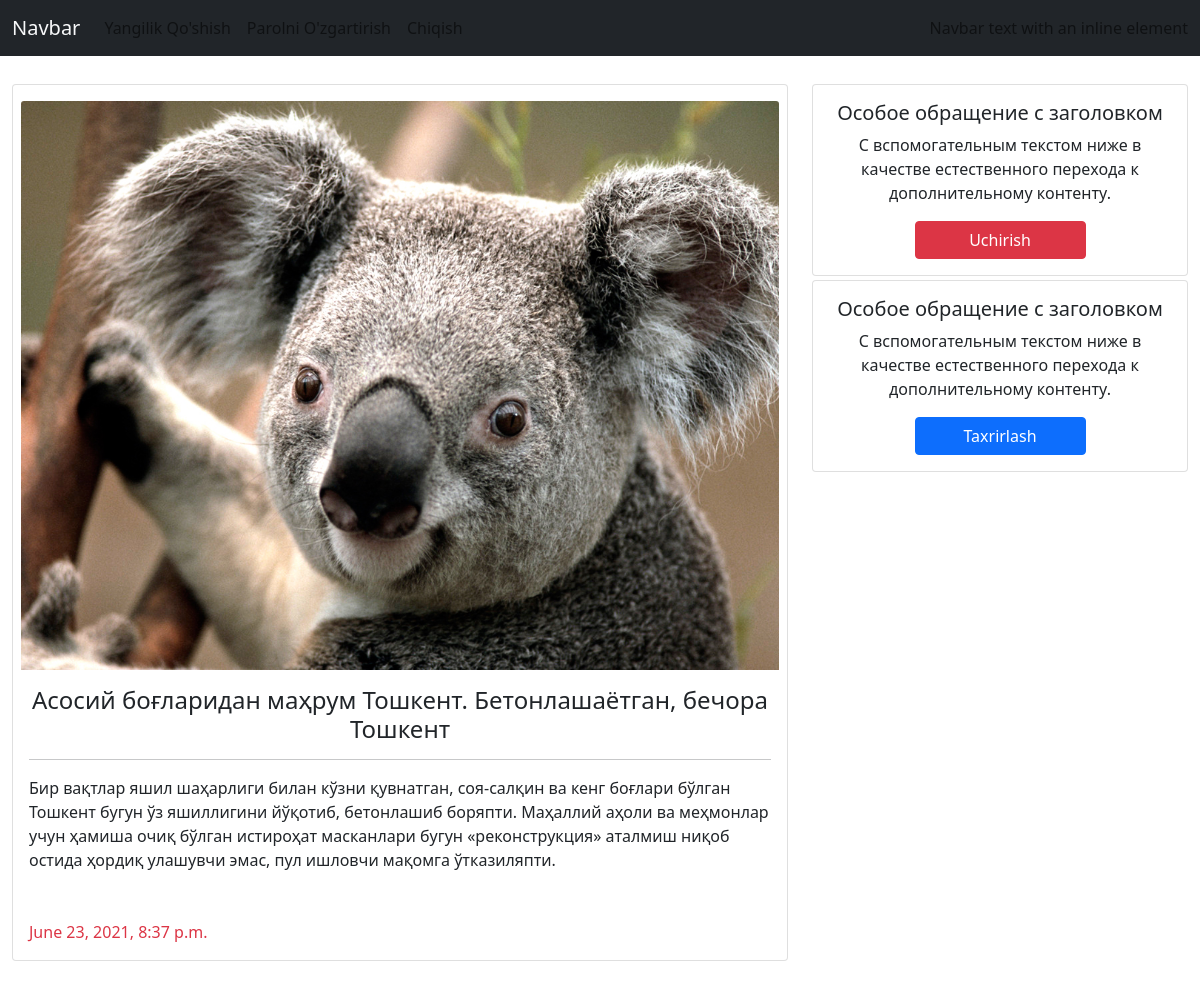
The app's page /articles/29/ (signed in) with its own data.
### Maqola/models.py (models this page shows, shortened)
class Article(models.Model):
    title=models.CharField(max_length=256)
    text=models.TextField()
    photo=models.ImageField(upload_to='images/',blank=True)
    date=models.DateTimeField(auto_now_add=True)
    kurish=models.PositiveIntegerField(null=True, blank=True)
    author=models.ForeignKey(
        get_user_model(),
        on_delete=models.CASCADE
    )

### Maqola/views.py (the view)
# urls.py: path('<int:pk>/',AlerDetailViewsPot.as_view(),name='detail'),
class AlerDetailViewsPot(LoginRequiredMixin,DetailView):
    model=Article
    template_name='detail.html'
    login_url='login'

### templates/detail.html (shortened to what this page needs)
{% extends 'base.html' %}
{% load static %}
{% block content %}
{% if user.is_authenticated %}
<div class="container-fluid mt-4 mb-4 mr-4 ml-4 ">
    <div class="row ">
        <div class="col-xs-12 col-sm-8 mt-1">
            <div class="col">
                <div class="card">
                    <div class='d-flex justify-content-center'>
                        <div class='rasim mt-3'>
                            {% if object.photo %}
                                <img src="{{object.photo.url}}" class="card-img-top" alt="...">
                            {% endif %}
                        </div>
                    </div>
                    <div class="card-body ">
                        <h4 class="card-title text-center">{{object.title}}</h4>
                        <hr>
                        <p class="card-text">{{object.text}}</p>
                    </div>
                    <diw class='row'>
                        <diw class='col-6 m-3 text-danger'>
                            {{object.date}}
                        </div>
                    </div>
                </div>
                <div class='col-sm-4 col-xs-12 '>
                       <center class=''>
                            <div class="row">
                                <div class="col-12 mt-1">
                                    <div class="card">
                                    <div class="card-body">
                                        <h5 class="card-title">Особое обращение с заголовком</h5>
                                        <p class="card-text">С вспомогательным текстом ниже в качестве естественного перехода к дополнительному контенту.</p>
                                        <a href="{% url 'delete' object.pk%}" class='btn btn-danger w-50'>Uchirish</a>
                                    </div>
                                    </div>
                                </div>
                                <div class="col-12 mt-1">
                                    <div class="card">
                                    <div class="card-body">
                                        <h5 class="card-title">Особое обращение с заголовком</h5>
                                        <p class="card-text">С вспомогательным текстом ниже в качестве естественного перехода к дополнительному контенту.</p>
                                        <a href="{% url 'update' object.pk%}"  class='btn btn-primary w-50' >Taxrirlash</a>
                                    </div>
                                    </div>
                                </div>
                            </div>
                        </center>
                </div>
            </div>
        </div>
{% endif %}
{% endblock content %}

### templates/base.html (shortened to what this page needs)
<!DOCTYPE html>
<html lang="en">
<head>
    {% load static %}
    <link href="https://cdn.jsdelivr.net/npm/bootstrap@5.0.1/dist/css/bootstrap.min.css" rel="stylesheet">
    <link href="{% static 'css/style.css' %}"  rel="stylesheet">
</head>
<body>
<nav class="navbar navbar-expand-lg navbar-light bg-dark ">
  <div class="container-fluid">
    <a class="navbar-brand text-light" href="{% url 'home' %}">Navbar</a>
    <div class="collapse navbar-collapse" id="navbarText">
      <ul class="navbar-nav me-auto mb-2 mb-lg-0">
      {% if user.is_authenticated %}
        <li class="nav-item">
          <a class="nav-link " href="{% url 'create' %}">Yangilik Qo'shish</a>
        </li>
        <li class="nav-item">
          <a class="nav-link " href="{% url 'password_change' %}">Parolni O'zgartirish</a>
        </li>
        <li class="nav-item">
          <a class="nav-link " href="{% url 'logout' %}">Chiqish</a>
        </li>
      {% endif %}
      </ul>
      <span class="navbar-text">
        Navbar text with an inline element
      </span>
    </div>
  </div>
</nav>
{% block content %}
{% endblock content %}
</body>
</html>

### static/css/style.css (style rules this page uses)
a { list-style: none; text-decoration: none; color: black; }
.nav-item a { color:slategrey; }
.rasim { width: 98%; }
img { background-repeat:no-repeat ; background-size: cover; }

### templates/base.html (style rules this page uses)
a { list-style: none; text-decoration: none; color: black; }
.nav-item a { color:slategrey; }
.rasim { width: 98%; }
img { background-repeat:no-repeat ; background-size: cover; }

### records on screen
Article: photo (picture), title "Асосий боғларидан маҳрум Тошкент. Бетонлашаётган, бечора Тошкент", text "Бир вақтлар яшил шаҳарлиги билан кўзни қувнатган, соя-салқин ва кенг боғлари бўлган Тошкент бугун ўз яшиллигини йўқотиб, бетонлашиб боряпти. Маҳаллий аҳоли ва меҳмонлар учун ҳамиша очиқ бўлган истироҳат масканлари бугун «реконструкция» аталмиш ниқоб остида ҳордиқ улашувчи эмас, пул ишловчи мақомга ўтказиляпти.", date "June 23, 2021, 8:37 p.m."
